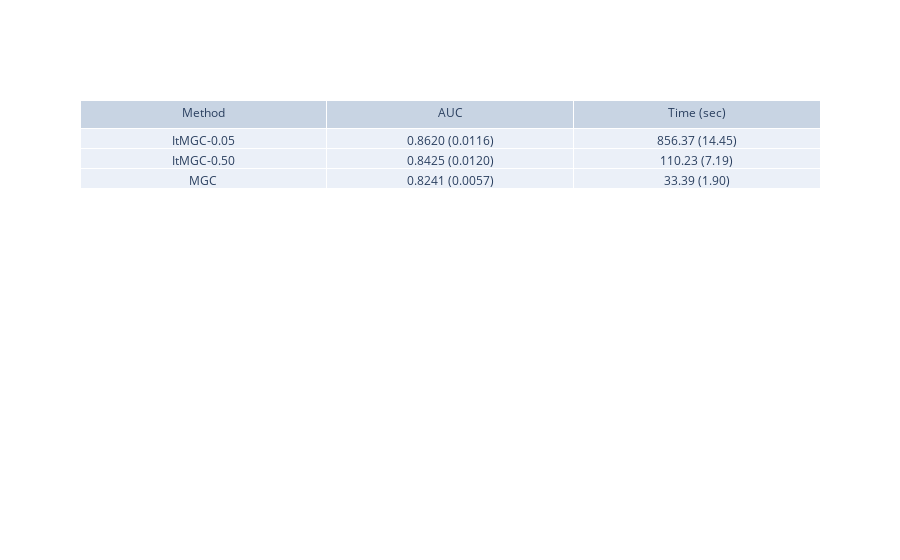
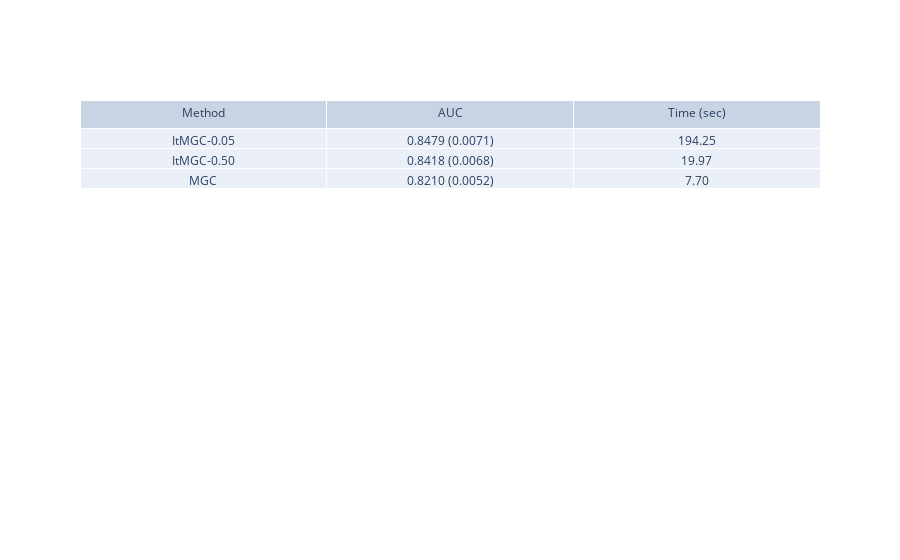

Notebook code cell kept with these figures, in order:
### Code cell
import plotly.graph_objects as go
import numpy as np
import matplotlib.pyplot as plt
import seaborn as sns

print("Paper Results")

fig = go.Figure(data=[go.Table(header=dict(values=['Method', 'AUC', 'Time (sec)']),
                 cells=dict(values=[['ItMGC-0.05', 'ItMGC-0.50', 'MGC'], ['0.8620 (0.0116)', '0.8425 (0.0120)', '0.8241 (0.0057)'], ['856.37 (14.45)', '110.23 (7.19)', '33.39 (1.90)']]))
                     ])
fig.show()

print("My Results")

fig2 = go.Figure(data=[go.Table(header=dict(values=['Method', 'AUC', 'Time (sec)']),
                 cells=dict(values=[['ItMGC-0.05', 'ItMGC-0.50', 'MGC'], ['0.8479 (0.0071)', '0.8418 (0.0068)', '0.8210 (0.0052)'], ['194.25', '19.97', '7.70']]))
                     ])
fig2.show()

objects = ('MGC', 'DCORR', 'CCA', 'RV', 'ItMGC-0.50', 'ItMGC-0.05', 'ItDCORR-0.50', 'ItDCORR-0.05')
x_pos = np.arange(len(objects))
means = [0.8155,0.8191,0.8125,0.8192,0.8470,0.8479,0.8336,0.8336]
pap_means = [0.8241,0.8262,0.5353,0.7074,0.8425,0.8620,0.8455,0.8605]
errs = [0.0047,0.0056,0.0061,0.0055,0.0053,0.0071,0.0061,0.0073]
pap_errs = [0.0057,0.0056,0.0080,0.0077,0.0120,0.0116,0.0091,0.0103]
w = 0.3

sns.set()
sns.set_context("talk", font_scale=1.10)
sns.set_style("darkgrid", {"axes.facecolor": ".9"})
fig, ax = plt.subplots(1,1)
ax.bar(x_pos, means, yerr=errs, align='center', alpha=0.5, ecolor='black', capsize=10, width=0.3)
ax.bar(x_pos - w, pap_means, yerr=pap_errs, align='center', alpha=0.5, ecolor='black', capsize=10, width=0.3)
ax.set_ylabel('AUC Value')
ax.set_xticks(x_pos)
ax.set_xticklabels(objects)
ax.set_xlabel('Method Used')
ax.set_title('Average AUC Comparison')
ax.set_yticks([0.50, 0.55, 0.60, 0.65, 0.70, 0.75, 0.80, 0.85, 0.90], minor=True)
ax.yaxis.grid(True)
plt.ylim(top=0.90)
plt.ylim(bottom=0.50)
plt.tight_layout()
fig.autofmt_xdate()
Source=['My Results','Paper']
plt.legend(Source,loc=4)
plt.figure(num=None, figsize=(50, 50), dpi=100, facecolor='w', edgecolor='k')
plt.rcParams["figure.figsize"] = (10,10)
fig.savefig('RESULTSFORFRI.png', bbox_inches='tight')

### Figure 1 — Plotly figure (JSON) as saved in the notebook; plotly's stock layout.template omitted (floating-point values rounded to 4 significant figures)
{"data": [{"cells": {"values": [["ItMGC-0.05", "ItMGC-0.50", "MGC"], ["0.8620 (0.0116)", "0.8425 (0.0120)", "0.8241 (0.0057)"], ["856.37 (14.45)", "110.23 (7.19)", "33.39 (1.90)"]]}, "header": {"values": ["Method", "AUC", "Time (sec)"]}, "type": "table"}], "layout": {}}

### Figure 2 — Plotly figure (JSON) as saved in the notebook; plotly's stock layout.template omitted (floating-point values rounded to 4 significant figures)
{"data": [{"cells": {"values": [["ItMGC-0.05", "ItMGC-0.50", "MGC"], ["0.8479 (0.0071)", "0.8418 (0.0068)", "0.8210 (0.0052)"], ["194.25", "19.97", "7.70"]]}, "header": {"values": ["Method", "AUC", "Time (sec)"]}, "type": "table"}], "layout": {}}
